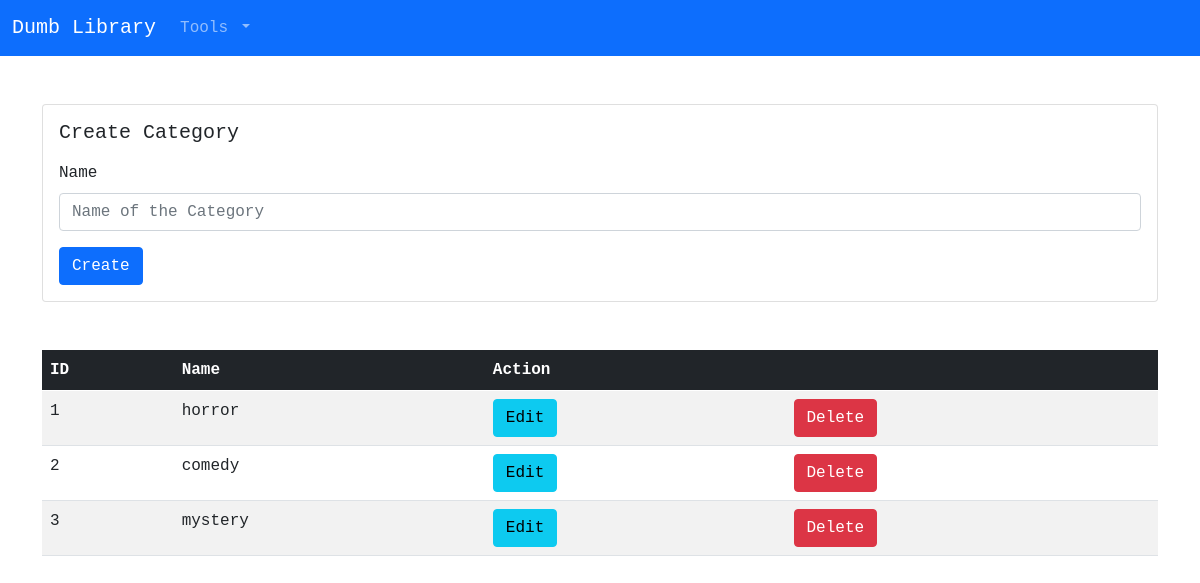
The page /4B/category.php on the database its author committed.
### tables this page shows
CREATE TABLE `category_tb` (
  `id` int(20) NOT NULL,
  `name` varchar(191) NOT NULL
);

### 4B/function.php (called while the page is built, shortened)
<?php
$conn = mysqli_connect('localhost', 'root', '', 'dumblibrary');
function index($query)
{
    global $conn;
    $result = mysqli_query($conn, $query);
    $wadah = [];
    while ($row = mysqli_fetch_assoc($result)) {
        $wadah[] = $row;
    }
    return $wadah;
}
?>

### 4B/category.php (the view, shortened to what this page needs)
<?php
include('header.php');
require "function.php";
$categories = index("SELECT * FROM category_tb");
?>
<div class="container">
    <div class="col-md-12">
        <div class="card mb-5">
            <div class="card-body">
                <h5 class="card-title mb-3">Create Category</h5>
                <form class="" action="" method="POST" enctype="multipart/form-data">
                    <div class="mb-3">
                        <label for="category" class="form-label">Name</label>
                        <input type="text" class="form-control" id="category" name="name" placeholder="Name of the Category" required>
                    </div>
                    <button class="btn btn-primary" type="submit" name="submit">Create</button>
                </form>
            </div>
        </div>
        <div>
            <table class="table table-striped mb-5">
                <thead>
                    <tr class="table-dark">
                        <th scope="col">ID</th>
                        <th scope="col">Name</th>
                        <th scope="col" colspan="2">Action</th>
                    </tr>
                </thead>
                <tbody>
                    <?php $no = 1; ?>
                    <?php foreach ($categories as $category) : ?>
                        <tr>
                            <td scope="row"><?= $no; ?></td>
                            <td scope="row"><?= $category["name"] ?></td>
                            <td>
                                <a href="editcategory.php?id=<?php echo $category["id"]; ?>"><button class="btn btn-info" type="submit" name="submit">Edit</button></a>
                            </td>
                            <td>
                                <a href="deletecate.php?id=<?php echo $category["id"]; ?>" onclick="return confirm('Yakin hapus?')"><button class="btn btn-danger" type="submit" name="submit">Delete</button></a>
                            </td>
                        </tr>
                        <?php $no++ ?>
                    <?php endforeach; ?>
                </tbody>
            </table>
        </div>
    </div>
</div>
<?php include('footer.php') ?>

### 4B/index.css (style rules this page uses)
body { font-family: 'Courier New', Courier, monospace; }

### rows shown on the page
category_tb: name "horror"
category_tb: name "comedy"
category_tb: name "mystery"
